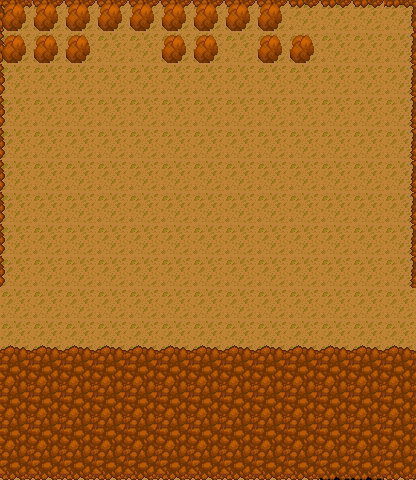

Rendered tile map (Tiled .tmx) drawn with the repository's tilesets; below, a short description and the map source with its tile grids summarised:
An orthogonal 13x15 tile map with 32x32 px tiles, 3 tile layers (Tile Layer 1, Tile Layer 2, Tile Layer 3), 2 tilesets and 50 objects.

<map version="1.0" orientation="orthogonal" renderorder="right-down" width="13" height="15" tilewidth="32" tileheight="32">
 <tileset firstgid="1" name="Outside" tilewidth="32" tileheight="32">
  <image source="terrainTiles.png" trans="ff00ff" width="640" height="480" />
 </tileset>
 <tileset firstgid="301" name="AnimatedTiles" tilewidth="32" tileheight="32">
  <image source="AnimatedTiles.png" trans="ff00ff" width="160" height="640" />
 </tileset>
 <layer name="Tile Layer 1" width="13" height="15">
  <data>[195 cells, 180 non-empty, 3 distinct tile ids]</data>
 </layer>
 <layer name="Tile Layer 2" width="13" height="15">
  <data>[195 cells, 82 non-empty, 7 distinct tile ids]</data>
 </layer>
 <layer name="Tile Layer 3" width="13" height="15">
  <data>[195 cells, 35 non-empty, 7 distinct tile ids]</data>
 </layer>
 <objectgroup name="Boxes">
  <object x="11" y="346.5" width="375" height="150.5" />
  <object x="-2" y="-5" width="15" height="286" />
  <object x="1" y="5" width="90" height="51" />
  <object x="164" y="-9" width="46" height="72" />
  <object x="257" y="-5" width="51" height="69" />
  <object x="90" y="-3" width="322.5" height="34" />
  <object x="394.5" y="34" width="19" height="252" />
 </objectgroup>
 <objectgroup name="Strint">
  <object x="40" y="315.5">
   <properties>
    <property name="STR" value="2" />
   </properties>
  </object>
  <object x="274" y="300" width="1" />
  <object x="353.5" y="317">
   <properties>
    <property name="STR" value="1" />
   </properties>
  </object>
  <object x="234.666" y="238">
   <properties>
    <property name="Item" value="HZ4" />
   </properties>
  </object>
  <object x="231.333" y="269.333">
   <properties>
    <property name="Item" value="HZ4" />
   </properties>
  </object>
  <object x="259.334" y="178">
   <properties>
    <property name="Item" value="HZ4" />
   </properties>
  </object>
  <object x="315.334" y="261.333">
   <properties>
    <property name="Item" value="HZ4" />
   </properties>
  </object>
  <object x="234" y="325.334">
   <properties>
    <property name="Item" value="HZ4" />
   </properties>
  </object>
  <object x="346.667" y="262">
   <properties>
    <property name="Item" value="HZ4" />
   </properties>
  </object>
  <object x="296" y="157.333">
   <properties>
    <property name="Item" value="HZ4" />
   </properties>
  </object>
  <object x="380" y="114.667">
   <properties>
    <property name="Item" value="HZ4" />
   </properties>
  </object>
  <object x="374" y="229.333">
   <properties>
    <property name="Item" value="HZ4" />
   </properties>
  </object>
  <object x="232" y="204">
   <properties>
    <property name="Item" value="HZ4" />
   </properties>
  </object>
  <object x="376" y="264.666">
   <properties>
    <property name="Item" value="HZ4" />
   </properties>
  </object>
  <object x="134" y="48">
   <properties>
    <property name="Item" value="MN10" />
   </properties>
  </object>
  <object x="232.666" y="296.666">
   <properties>
    <property name="Item" value="HZ4" />
   </properties>
  </object>
  <object x="356" y="86.667">
   <properties>
    <property name="Item" value="HZ4" />
   </properties>
  </object>
  <object x="323.333" y="82.0003">
   <properties>
    <property name="Item" value="HZ4" />
   </properties>
  </object>
  <object x="374.667" y="56.0003">
   <properties>
    <property name="Item" value="HZ4" />
   </properties>
  </object>
  <object x="337.333" y="48.0003">
   <properties>
    <property name="Item" value="HZ4" />
   </properties>
  </object>
  <object x="287.333" y="82.0003">
   <properties>
    <property name="Item" value="HZ4" />
   </properties>
  </object>
  <object x="236" y="55.3337">
   <properties>
    <property name="Item" value="HZ4" />
   </properties>
  </object>
  <object x="251.333" y="84.0003">
   <properties>
    <property name="Item" value="HZ4" />
   </properties>
  </object>
  <object x="206.667" y="84.667">
   <properties>
    <property name="Item" value="HZ4" />
   </properties>
  </object>
  <object x="176" y="84.667">
   <properties>
    <property name="Item" value="HZ4" />
   </properties>
  </object>
  <object x="156.667" y="111.334">
   <properties>
    <property name="Item" value="HZ4" />
   </properties>
  </object>
  <object x="157.333" y="140">
   <properties>
    <property name="Item" value="HZ4" />
   </properties>
  </object>
  <object x="146.667" y="170.667">
   <properties>
    <property name="Item" value="HZ4" />
   </properties>
  </object>
  <object x="40" y="262">
   <properties>
    <property name="Item" value="HZ4" />
   </properties>
  </object>
  <object x="66" y="264">
   <properties>
    <property name="Item" value="HZ4" />
   </properties>
  </object>
  <object x="96" y="262.667">
   <properties>
    <property name="Item" value="HZ4" />
   </properties>
  </object>
  <object x="38" y="230">
   <properties>
    <property name="Item" value="HZ4" />
   </properties>
  </object>
  <object x="36.6666" y="199.334">
   <properties>
    <property name="Item" value="HZ4" />
   </properties>
  </object>
  <object x="130.667" y="262.667">
   <properties>
    <property name="Item" value="HZ4" />
   </properties>
  </object>
  <object x="37.3333" y="168.667">
   <properties>
    <property name="Item" value="HZ4" />
   </properties>
  </object>
  <object x="36.6666" y="138.667">
   <properties>
    <property name="Item" value="HZ4" />
   </properties>
  </object>
  <object x="38" y="106.667">
   <properties>
    <property name="Item" value="HZ4" />
   </properties>
  </object>
  <object x="68" y="79.3337">
   <properties>
    <property name="Item" value="HZ4" />
   </properties>
  </object>
  <object x="115.333" y="169.334">
   <properties>
    <property name="Item" value="HZ4" />
   </properties>
  </object>
  <object x="71.3333" y="112">
   <properties>
    <property name="Item" value="HZ4" />
   </properties>
  </object>
  <object x="72" y="228.667">
   <properties>
    <property name="Item" value="HZ4" />
   </properties>
  </object>
 </objectgroup>
 <objectgroup name="TriggerLayer">
  <object x="388" y="287.5" width="25" height="59">
   <properties>
    <property name="Door" value="A6:A2" />
   </properties>
  </object>
  <object x="-2" y="281" width="22" height="62">
   <properties>
    <property name="Door" value="A6:A5" />
   </properties>
  </object>
 </objectgroup>
</map>